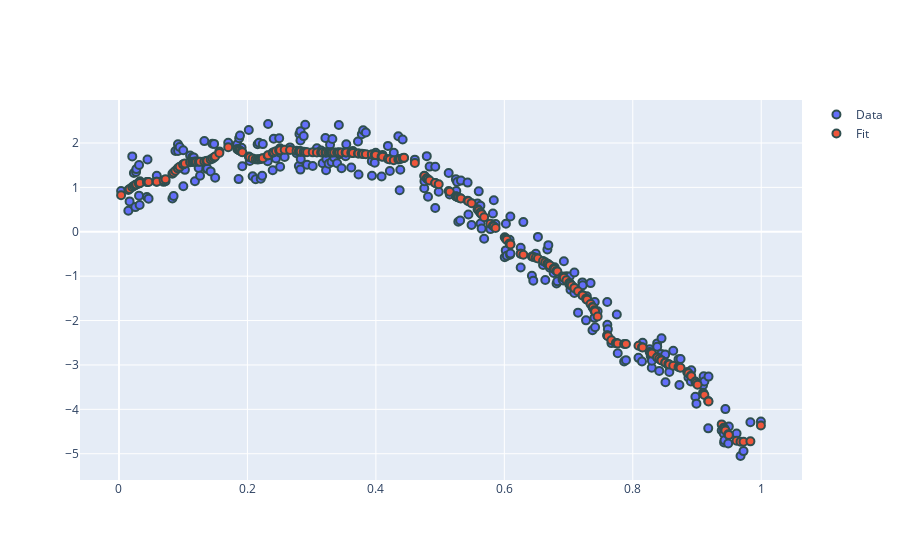

Notebook code for this chart:
### Code cell
# test with different dataset
np.random.seed(41)
x = np.random.random(250)
x.sort()
x = x
noise = np.random.random(250)*1.25
y = 2*np.exp(-(x - 0.4)**2 / 0.1) - 5.5*x**2 + noise
n_param = 45
descr = ( ("s(1)", "peak", n_param, (0.01, 1000), "equidistant"), )
M = StarModel(description=descr)
M.fit(X=x.reshape(-1,1), y=y, plot_=True, max_iter=3)
v = check_constraint_full_model(model=M)
v = np.append(v, 0)
print(f"MSE = {mean_squared_error(y, M.basis @ M.coef_)}")
print("Trace: ", np.trace(M.calc_hat_matrix()))
v

### Figure 1 — Plotly figure (JSON) as saved in the notebook; plotly's stock layout.template omitted (floating-point values rounded to 4 significant figures; data arrays with more than 128 entries replaced by an {"elided": "..."} marker saying what was removed)
{"data": [{"marker": {"line": {"color": "DarkSlateGrey", "width": 2}, "size": 8}, "mode": "markers", "name": "Data", "type": "scatter", "x": {"elided": "250 float values"}, "y": {"elided": "250 float values"}}, {"marker": {"line": {"color": "DarkSlateGrey", "width": 2}, "size": 8}, "mode": "markers", "name": "Fit", "type": "scatter", "x": {"elided": "250 float values"}, "y": {"elided": "250 float values"}}], "layout": {"autosize": true, "xaxis": {"autorange": true, "range": [-0.05749, 1.06], "type": "linear"}, "yaxis": {"autorange": true, "range": [-5.645, 3.021], "type": "linear"}}}
